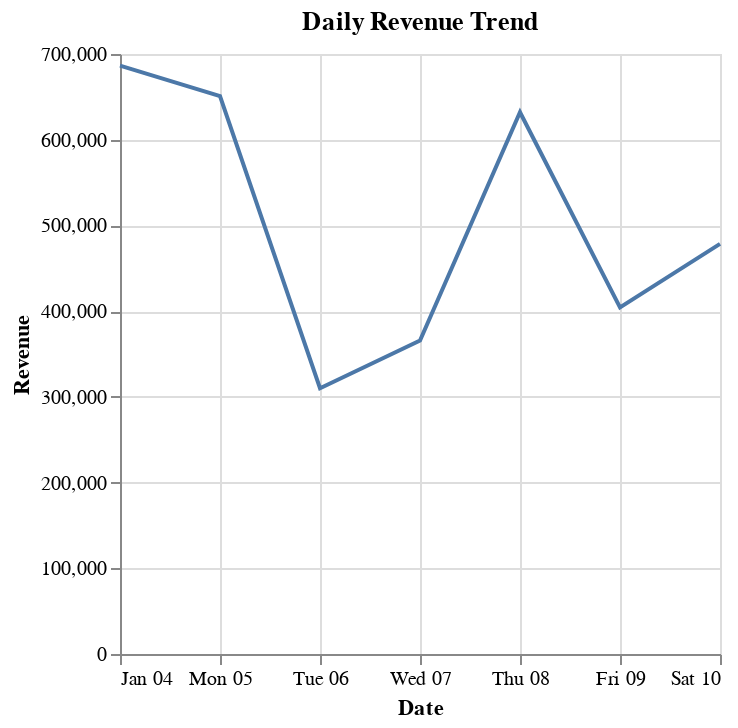

Notebook cell for this chart:
### Markdown cell above
### Daily Revenue Trend

### Code cell
# Extract date from datetime as string
data['date'] = pd.to_datetime(data['at']).dt.strftime('%Y-%m-%d')

# Group by date and sum revenue
daily_revenue = data.groupby('date')['total'].sum().reset_index()
daily_revenue.columns = ['date', 'revenue']

# Create line chart
chart = alt.Chart(daily_revenue).mark_line().encode(
    x=alt.X('date:T', title='Date'),
    y=alt.Y('revenue', title='Revenue')
).properties(
    title='Daily Revenue Trend'
)

chart.display()

### Figure 1 — Vega-Lite specification as saved in the notebook (floating-point values rounded to 4 significant figures)
{"config": {"view": {"continuousWidth": 300, "continuousHeight": 300}}, "data": {"name": "data-3b9c10d983ab56f967fca44c06cdbb2b"}, "mark": {"type": "line"}, "encoding": {"x": {"field": "date", "title": "Date", "type": "temporal"}, "y": {"field": "revenue", "title": "Revenue", "type": "quantitative"}}, "title": "Daily Revenue Trend", "$schema": "https://vega.github.io/schema/vega-lite/v6.1.0.json", "datasets": {"data-3b9c10d983ab56f967fca44c06cdbb2b": [{"date": "2026-01-04", "revenue": 686500.0}, {"date": "2026-01-05", "revenue": 650900.0}, {"date": "2026-01-06", "revenue": 310100.0}, {"date": "2026-01-07", "revenue": 365700.0}, {"date": "2026-01-08", "revenue": 632000.0}, {"date": "2026-01-09", "revenue": 404300.0}, {"date": "2026-01-10", "revenue": 478400.0}]}}
